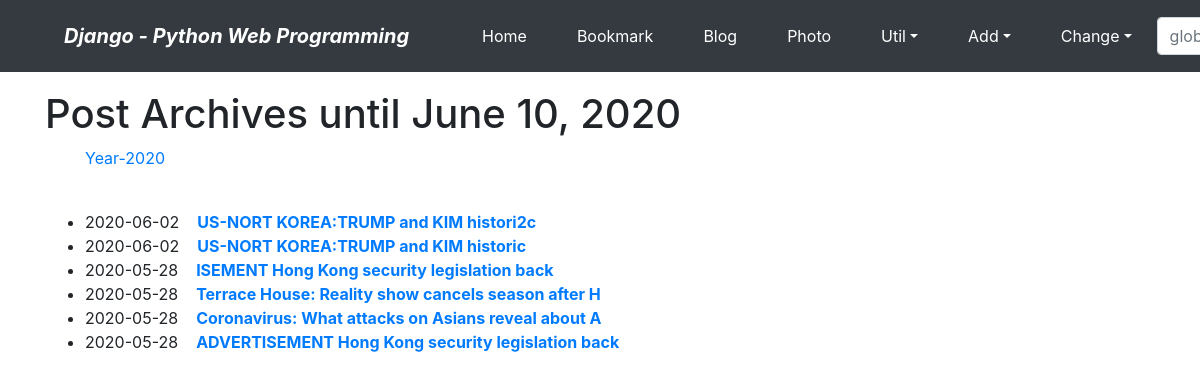
Page /blog/archive/ on the earlier database version.
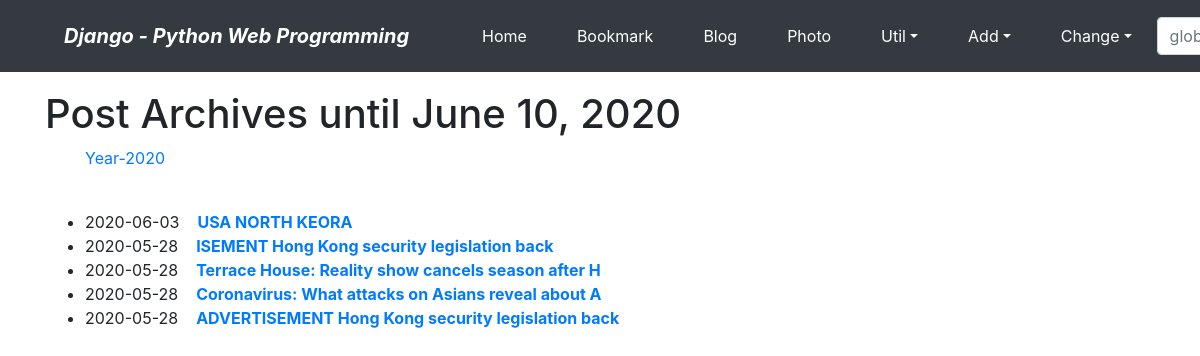
Same page on the later database version.
### blog/models.py (models this page shows, shortened)
class Post(models.Model):
    title = models.CharField(verbose_name='TITLE', max_length=50)
    slug = models.SlugField("SLUG",unique=True, allow_unicode=True, help_text='one word for title alias.')
    description = models.CharField('DESCRIPTION', max_length=100, blank=True, help_text='simple description text.')
    content = models.TextField("CONTENT")
    create_dt = models.DateTimeField('CREATE DATE', auto_now_add=True)
    modify_dt = models.DateTimeField("MODIFY DATE", auto_now=True)
    tags = TaggableManager(blank=True)
    owner = models.ForeignKey(User, on_delete=models.CASCADE, verbose_name='OWNER', blank=True, null=True)
    class Meta:
        verbose_name = 'post'
        verbose_name_plural = 'posts'
        db_table = 'blog_posts'
        ordering = ('-modify_dt',)
    def get_absolute_url(self):
        return reverse('blog:post_detail', args=(self.slug,))

### blog/views.py (the view)
# urls.py: path('archive/', views.PostAV.as_view(), name='post_archive'),
class PostAV(ArchiveIndexView):
    model = Post
    date_field = 'modify_dt'

### blog/templates/blog/post_archive.html (shortened to what this page needs)
{% extends "base.html" %}
{% block content %}
    <h1>Post Archives until {% now "N d, Y" %}</h1>
    <ul>
        {% for date in date_list %}
        <li style="display: inline;">
            <a href="{% url 'blog:post_year_archive' date|date:'Y' %}">Year-{{ date|date:"Y" }}</a></li>
        {% endfor %}
    </ul>
    <br/>
    <div>
        <ul>
            {% for post in object_list %}
            <li>{{ post.modify_dt|date:"Y-m-d" }}&nbsp;&nbsp;&nbsp;
            <a href="{{ post.get_absolute_url }}"><strong>{{ post.title }}</strong></a></li>
            {% endfor %}
        </ul>
    </div>
{% endblock %}

Differences in the rows shown:
removed Post: modify_dt "2020-06-02", title "US-NORT KOREA:TRUMP and KIM histori2c"
removed Post: modify_dt "2020-06-02", title "US-NORT KOREA:TRUMP and KIM historic"
added Post: modify_dt "2020-06-03", title "USA NORTH KEORA"
